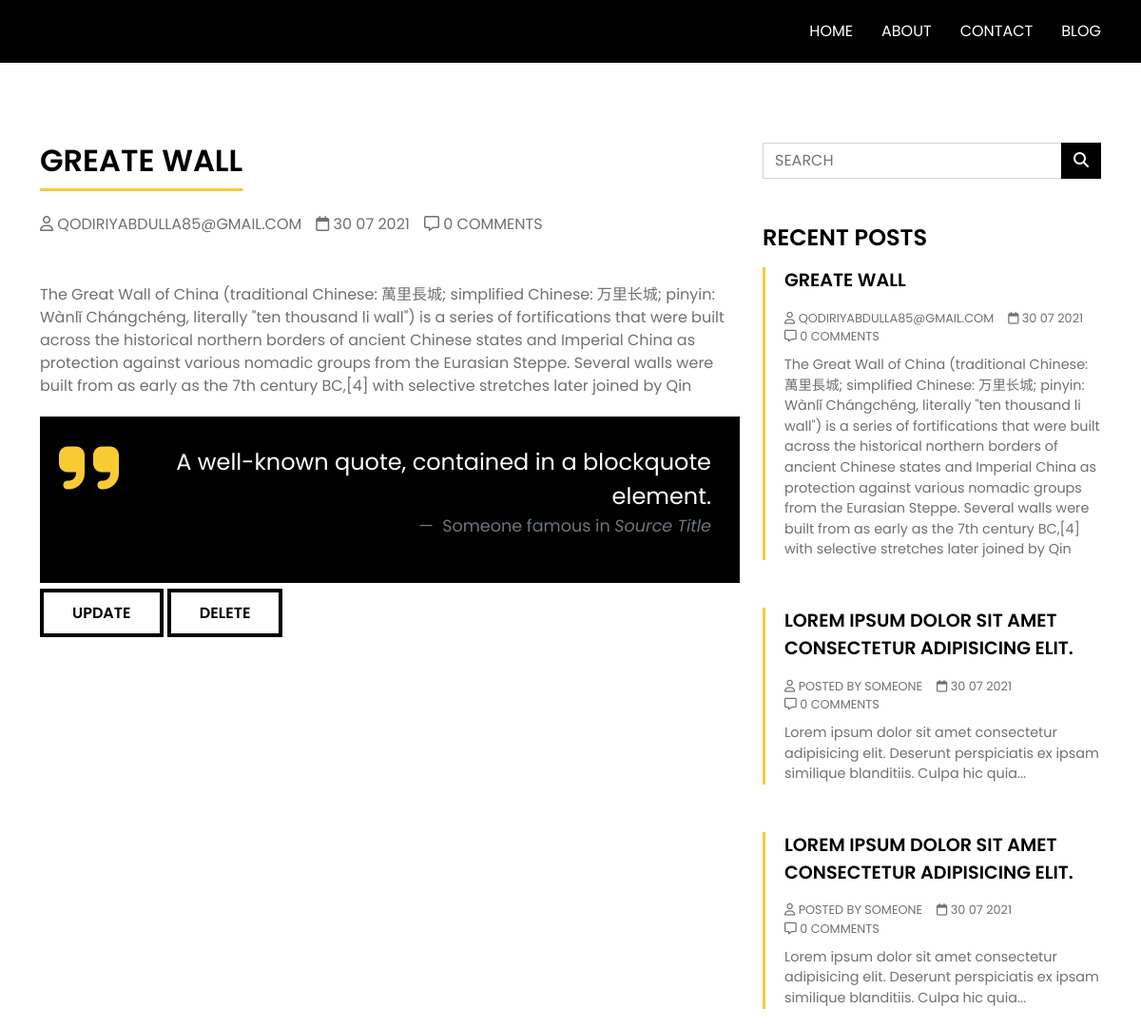
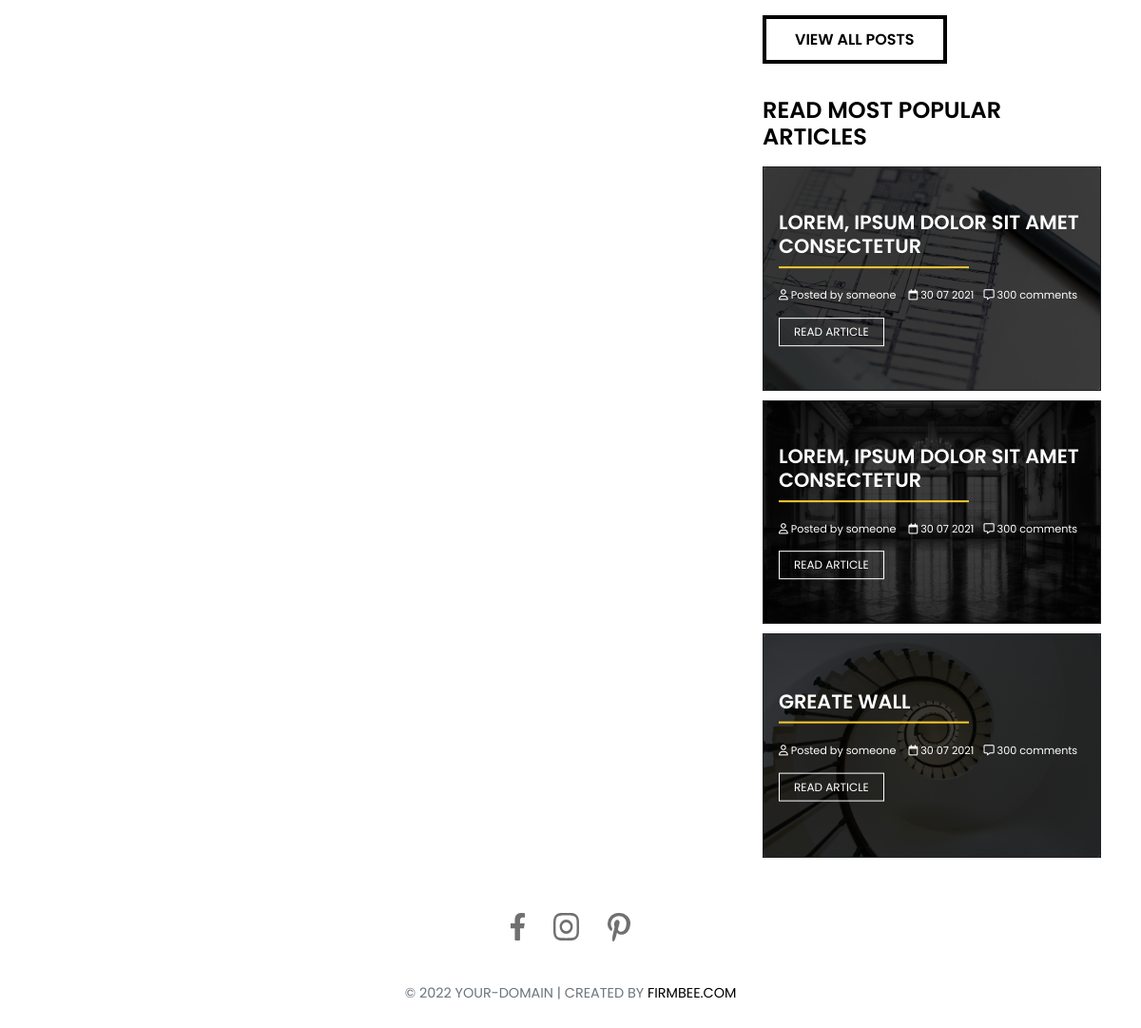
The page /single-post/17 on the database its author committed (2 pictures, top to bottom).
### app/models.py (models this page shows, shortened)
class Product(models.Model):
    img = models.ImageField(upload_to='product/')
    title = models.CharField(max_length=155)
    price = models.FloatField()
    text = models.TextField()
    category = models.ForeignKey('app.Category', on_delete=models.CASCADE)
    user = models.ForeignKey('app.User', on_delete=CASCADE)

class User(AbstractUser):
    email = models.EmailField(unique=True)
    username = models.CharField(max_length=155, unique=False)
    phone_number = models.CharField(max_length=13, validators=[integer_validator])
    USERNAME_FIELD = 'email'
    REQUIRED_FIELDS = []
    objects = UserManager()

### app/views.py (the view)
# urls.py: path('single-post/<int:product_id>', single_post,name='single-post'),
def single_post(request, product_id):
    product = Product.objects.filter(id=product_id).first()
    context = {
        'product': product
    }
    return render(request, 'app/single-post.html', context)

### templates/app/single-post.html (shortened to what this page needs)
{% load static %}
<!DOCTYPE html>
<html lang="pl">
<head>
    <link href="https://cdn.jsdelivr.net/npm/bootstrap@5.1.0/dist/css/bootstrap.min.css" rel="stylesheet">
    <link rel="stylesheet" href="{% static 'css/main.css' %}">
</head>
<body data-bs-spy="scroll" data-bs-target="#navbar-example" data-bs-offset="82">
      <header id="home">
        <nav id="#navbar" class="navbar dark dark navbar-expand-lg position-fixed top-0 w-100 py-2">
          <div class="container">
            <div class="collapse navbar-collapse" id="navbarNavAltMarkup">
              <div class="navbar-nav ms-auto">
                <a class="nav-link" href="{% url 'index' %}">home</a>
                <a class="nav-link" href="{% url 'about' %}">about</a>
                <a class="nav-link" href="{% url 'contact' %}">contact</a>
                <a class="nav-link" href="{% url 'blog' %}">Blog</a>
              </div>
            </div>
          </div>
        </nav>
      </header>
      <main>
        <div class="container">
          <div class="row mainmargin">
            <div class="single-post col-md-8">
              <h2 class="underscore">{{ product.title }}</h2>
              <div class="post-meta">
                <span><i class="far fa-user"></i> {{ product.user }}</span><span><i class="far fa-calendar"></i> 30 07 2021</span><span><i class="far fa-comment-alt"></i> 0 comments</span>
              </div>
              <p>{{ product.text }}</p>
              <figure class="quote text-end">
                <blockquote class="blockquote">
                  <p>A well-known quote, contained in a blockquote element.</p>
                </blockquote>
                <figcaption class="blockquote-footer">
                  Someone famous in <cite title="Source Title">Source Title</cite>
                </figcaption>
              </figure>
              <div>
                    <a href="{% url 'update' product.pk %}" class="main-button">Update</a>
                  <a href="{% url 'delete' product.pk %}" class="main-button">Delete</a>
              </div>
            </div>
            <div class="sidebar col-md-4">
              <div class="input-group">
                <div class="form-outline">
                  <input id="search-input" type="search" id="form1" class="form-control" placeholder="search" />
                </div>
                <button id="search-button" type="button" class="btn dark">
                  <i class="fas fa-search"></i>
                </button>
              </div>
              <div class="recent-posts pt-5">
                <h4 class="mb-3">RECENT POSTS</h4>
                <div class="post-item">
                  <a href="{% url 'single-post' product.id %}" class="post-title">{{ product.title }}</a>
                  <div class="post-meta">
                    <span><i class="far fa-user"></i> {{ product.user }}</span><span><i class="far fa-calendar"></i> 30 07 2021</span><span><i class="far fa-comment-alt"></i> 0 comments</span>
                  </div>
                  <p class="post-content">{{ product.text }}</p>
                </div>
                <div class="post-item">
                  <a href="single-post.html" class="post-title">Lorem ipsum dolor sit amet consectetur adipisicing elit.</a>
                  <div class="post-meta">
                    <span><i class="far fa-user"></i> Posted by someone</span><span><i class="far fa-calendar"></i> 30 07 2021</span><span><i class="far fa-comment-alt"></i> 0 comments</span>
                  </div>
                  <p class="post-content">Lorem ipsum dolor sit amet consectetur adipisicing elit. Deserunt perspiciatis ex ipsam similique blanditiis. Culpa hic quia...</p>
                </div>
                <div class="post-item">
                  <a href="single-post.html" class="post-title">Lorem ipsum dolor sit amet consectetur adipisicing elit.</a>
                  <div class="post-meta">
                    <span><i class="far fa-user"></i> Posted by someone</span><span><i class="far fa-calendar"></i> 30 07 2021</span><span><i class="far fa-comment-alt"></i> 0 comments</span>
                  </div>
                  <p class="post-content">Lorem ipsum dolor sit amet consectetur adipisicing elit. Deserunt perspiciatis ex ipsam similique blanditiis. Culpa hic quia...</p>
                </div>
                <a class="main-button">View all posts</a>
                <div class="popular pt-5">
                  <h4 class="mb-3">READ MOST POPULAR ARTICLES</h4>
                  <div class="card bg-dark text-white">
                    <img src="{% static 'img/architecture-1857175_1920.jpg' %}" class="card-img" alt="...">
                    <div class="card-img-overlay p-3">
                      <div class="text-overlay">
                      <h5 class="card-title text-uppercase">Lorem, ipsum dolor sit amet consectetur </h5>
                      <div class="line"></div>
                      <div class="card-text article-meta">
                        <span><i class="far fa-user"></i> Posted by someone </span><span><i class="far fa-calendar"></i> 30 07 2021</span><span><i class="far fa-comment-alt"></i> 300 comments</span>
                      </div>
                      <button class="card-button">Read article</button>
                      </div>
                    </div>
                  </div>
                  <div class="card bg-dark text-white">
                    <img src="{% static 'img/castle-1998435_1920.jpg' %}" class="card-img" alt="...">
                    <div class="card-img-overlay p-3">
                      <div class="text-overlay">
                      <h5 class="card-title text-uppercase">Lorem, ipsum dolor sit amet consectetur </h5>
                      <div class="line"></div>
                      <div class="card-text article-meta">
                        <span><i class="far fa-user"></i> Posted by someone </span><span><i class="far fa-calendar"></i> 30 07 2021</span><span><i class="far fa-comment-alt"></i> 300 comments</span>
                      </div>
                      <button class="card-button">Read article</button>
                      </div>
                    </div>
                  </div>
                  <div class="card bg-dark text-white">
                    <img src="{% static 'img/staircase-274614_1920.jpg' %}" class="card-img" alt="...">
                    <div class="card-img-overlay p-3">
                      <div class="text-overlay">
                      <h5 class="card-title text-uppercase">{{ product.title }}</h5>
                      <div class="line"></div>
                      <div class="card-text article-meta">
                        <span><i class="far fa-user"></i> Posted by someone </span><span><i class="far fa-calendar"></i> 30 07 2021</span><span><i class="far fa-comment-alt"></i> 300 comments</span>
                      </div>
                      <button class="card-button">Read article</button>
                      </div>
                    </div>
                  </div>
                </div>
            </div>
            </div>
          </div>
        </div>
      </main>
      <footer class="text-center text-uppercase py-5">
        <div class="footer-icons ">
          <a href=""><img src="{% static 'img/facebook-footer.svg' %}" alt=""></a>
          <a href=""><img src="{% static 'img/instagramm-footer.svg' %}" alt=""></a>
          <a href=""><img src="{% static 'img/pinterest-footer.svg' %}" alt=""></a>
        </div>
        <div class="copyright pt-4 text-muted text-center">
          <p>&copy; 2022 YOUR-DOMAIN | Created by <a href="https://firmbee.com/solutions/free-invoicing-app-billing-software/" title="Firmbee - Free Invoicing App" target="_blank">Firmbee.com</a> </p>
      </div>
      </footer>
</body>
</html>

### app/static/css/main.css (style rules this page uses)
*, *::after, *::before { -webkit-box-sizing: border-box; box-sizing: border-box; margin: 0; padding: 0; }
html { scroll-padding-top: 82px; }
body { position: relative; font-family: 'Poppins', sans-serif; color: #707070; }
h2, h3, h4, h5 { color: black; text-transform: uppercase; font-weight: 600; }
.post-meta { color: #707070; text-transform: uppercase; padding: 15px 0px 10px; }
.underscore { display: inline-block; border-bottom: 3px solid #f8cb33; padding-bottom: 10px; }
textarea[type="text"], input[type="text"], input[type="password"], input[type="datetime"], input[type="datetime-local"], input[type="date"], input[type="month"], input[type="time"], input[type="week"], input[type="number"], input[type="email*"], input[type="url"], input[type="search"], input[type="tel"], input[type="color"], label { text-transform: uppercase; border-radius: 0px; }
.main-button { text-decoration: none; color: black; background-color: white; padding: 10px 30px; border: 4px solid black; text-transform: uppercase; font-weight: 600; margin-top: 50px; }
.card-button { text-decoration: none; padding: 5px 15px; background-color: transparent; color: white; text-transform: uppercase; font-size: 12px; border: 1px solid white; }
.mainmargin { margin-top: 150px; }
.quote { padding: 30px; background-color: black; color: white; margin: 20px 0px; position: relative; }
.quote .blockquote { font-size: 1.5em; width: 85%; margin-left: auto; }
.quote .blockquote::before { position: absolute; top: 0; left: 20px; font-family: 'Font Awesome 5 Free'; font-weight: 900; content: "\f10e"; color: #f8cb33; padding-right: 10px; font-size: 3em; }
.quote .blockquote-footer { font-size: 1.1em; }
nav { z-index: 2; text-transform: uppercase; }
nav a, nav .nav-link { color: white; position: relative; padding: 10px 0px !important; }
.dark { background-color: black; color: white; }
.post-meta span { margin-right: 15px; }
.sidebar .input-group { position: relative; }
.sidebar .input-group .form-outline { width: 100%; }
.sidebar .input-group .form-outline #search-input { border-radius: 0px; }
.sidebar .input-group #search-button { position: absolute; top: 0; right: 0; border-radius: 0px; }
.sidebar .recent-posts .post-item { margin-bottom: 50px; padding-left: 20px; border-left: 3px solid #f8cb33; }
.sidebar .recent-posts .post-item .post-title { display: inline-block; text-decoration: none; color: black; font-size: 1.2em; font-weight: 600; text-transform: uppercase; }
.sidebar .recent-posts .post-item .post-meta { font-size: 0.8em; }
.sidebar .recent-posts .post-item .post-meta span { white-space: nowrap; }
.sidebar .recent-posts .post-item .post-content { font-size: 0.9em; }
.sidebar .popular .card { border-radius: 0px; margin-bottom: 10px; }
.sidebar .popular .card-img-overlay { background-color: rgba(0, 0, 0, 0.76); }
.sidebar .popular .card-img-overlay .text-overlay { top: 50%; position: absolute; -webkit-transform: translateY(-50%); transform: translateY(-50%); }
.sidebar .popular .card-img-overlay .card-text { font-size: 9px; }
.sidebar .popular .card-img-overlay .card-title { color: white; font-size: 14px; }
.sidebar .popular .card-img-overlay .line { width: 200px; height: 2px; background-color: #f8cb33; margin-top: 5px; margin-bottom: 5px; }
.sidebar .popular .card-img-overlay .article-meta { padding: 5px 0; }
.sidebar .popular .card-img-overlay .article-meta span { padding-right: 10px; }
footer .footer-icons { display: -webkit-box; display: -ms-flexbox; display: flex; -webkit-box-pack: center; -ms-flex-pack: center; justify-content: center; gap: 30px; }
footer p { margin-top: 20px; }
footer .copyright p { font-size: 0.9rem; }
footer .copyright p a { text-decoration: none; color: black; }
@media (min-width: 768px) and (min-width: 992px) { .nav-link { margin-left: 30px; } }
@media (min-width: 1200px) { .sidebar .popular .card-img-overlay .card-text { font-size: 0.7em; } }
@media (min-width: 1200px) { .sidebar .popular .card-img-overlay .card-title { color: white; font-size: 1.3em; } }
@media (min-width: 1200px) { .sidebar .popular .card-img-overlay .article-meta { padding: 15px 0; } }
@media (min-width: 1200px) { .sidebar .popular .card-img-overlay .article-meta span { padding-right: 10px; } }

### rows shown on the page
Product: title "GREATE WALL", user "QODIRIYABDULLA85@GMAIL.COM", text "The Great Wall of China (traditional Chinese: 萬里長城; simplified Chinese: 万里长城; pinyin: Wànlǐ Chángchéng, literally \"ten thousand li wall\") is a series of fortifications that were built across the historical northern borders of ancient Chinese states and Imperial China as protection against various nomadic groups from the Eurasian Steppe. Several walls were built from as early as the 7th century BC,[4] with selective stretches later joined by Qin"
